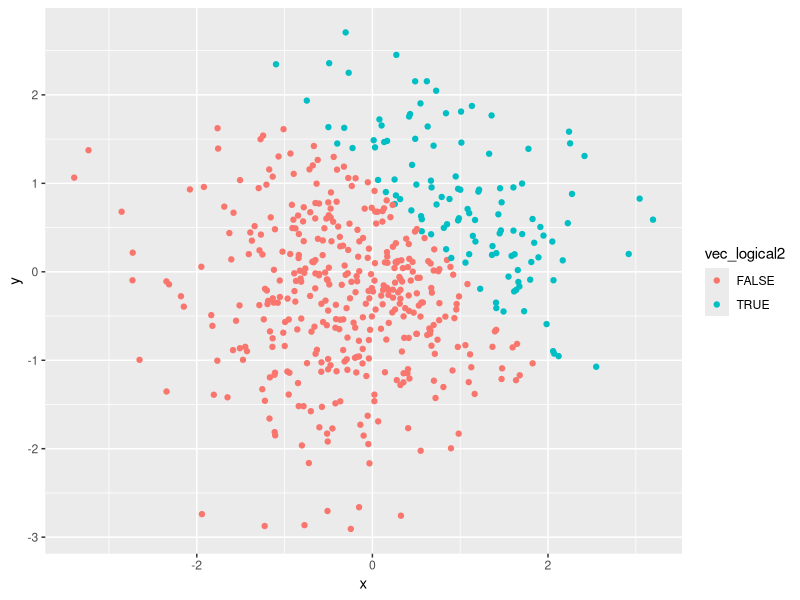
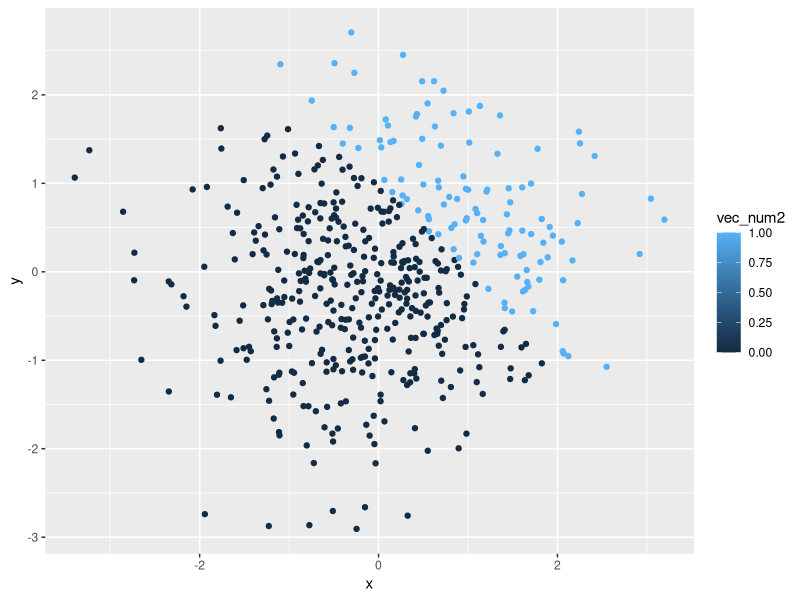
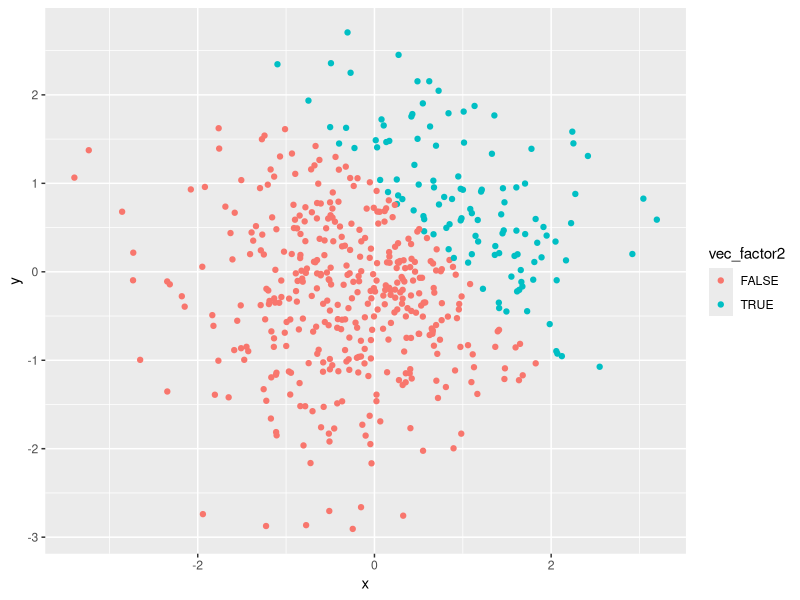

Recreate these plots in R, in order.
## ---- chunk 1
library(tidyverse)
## ---- chunk 2
problem1_df = tibble(
  sample1 = rnorm(8),
  vec_logical = sample1 > 0,
  vec_char = c("Ex1", "Ex2", "Ex3", "Ex4", "Ex5", "Ex6", "Ex7", "Ex8"),
  vec_factor = factor(c("Level1", "Level2", "Level3", "Level1", "Level2", "Level3", "Level1", "Level2"))
)

mean(pull(problem1_df, sample1))
mean(pull(problem1_df, vec_logical))
mean(pull(problem1_df, vec_char))
mean(pull(problem1_df, vec_factor))

## ---- chunk 3
vec_log_num = as.numeric(problem1_df$vec_logical)
vec_char_num = as.numeric(problem1_df$vec_char)
vec_factor_num = as.numeric(problem1_df$vec_factor)
## ---- chunk 4
mutate(problem1_df,
       log_numxnorm = as.numeric(problem1_df$vec_logical) * sample1,
       log_factorxnorm = as.factor(problem1_df$vec_logical) * sample1,
       log_fact_numxnorm = as.numeric(as.factor(problem1_df$vec_logical)) * sample1
       )

## ---- chunk 5
set.seed(1234)
problem2_df = tibble(
  x = rnorm(500),
  y = rnorm(500),
  vec_logical2 = (x + y) > 1,
  vec_num2 = as.numeric(vec_logical2),
  vec_factor2 = as.factor(vec_logical2)
)
## ---- chunk 6
ggplot(problem2_df, aes(x = x, y = y, color = vec_logical2)) + geom_point()

ggplot(problem2_df, aes(x = x, y = y, color = vec_num2)) + geom_point()

ggplot(problem2_df, aes(x = x, y = y, color = vec_factor2)) + geom_point()
